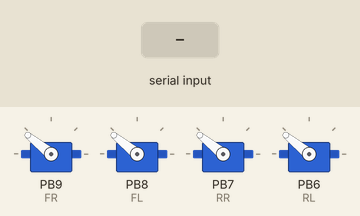
The sketch below on a simulated STM32 Blue Pill. On the bench: 4 × servo. Inputs (shaded band) come from the test bench. What the sketch prints to the serial monitor is not drawn.

Above: at 1.2 s.
1.3 s: "1" received over Serial
At 2.7 s:
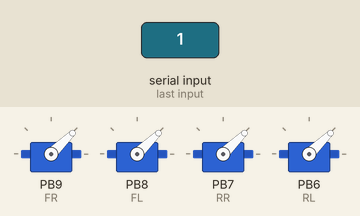
Timing chart, 0 to 4.3 s (numbered marks = the images above; inputs shaded):
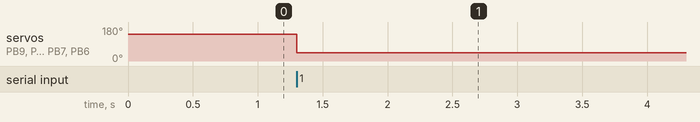

The sketch:

sketch_jan06a.ino
```cpp
#include <Servo.h>

Servo FR;
Servo FL;
Servo RR;
Servo RL;
bool x = true;
void setup() {
  // put your setup code here, to run once:
  FR.attach(PB9);
  FL.attach(PB8);
  RR.attach(PB7);
  RL.attach(PB6);
  FR.writeMicroseconds(2000);
  FL.writeMicroseconds(2000);
  RR.writeMicroseconds(2000);
  RR.writeMicroseconds(2000);
  Serial.begin(115200);
}

void loop() {
  // put your main code here, to run repeatedly:
  if (Serial.read() > 0 || !x) {
    FR.writeMicroseconds(1000);
    FL.writeMicroseconds(1000);
    RR.writeMicroseconds(1000);
    RL.writeMicroseconds(1000);
    Serial.print("x");
    x = false;
  } else if (x) {
    FR.writeMicroseconds(2000);
    FL.writeMicroseconds(2000);
    RR.writeMicroseconds(2000);
    RL.writeMicroseconds(2000);
  }

}
```

Measured:
- after the input at 1.3 s, servo on PB9 (FR), servo on PB8 (FL), servo on PB7 (RR), servo on PB6 (RL): 141° → 44° at once
